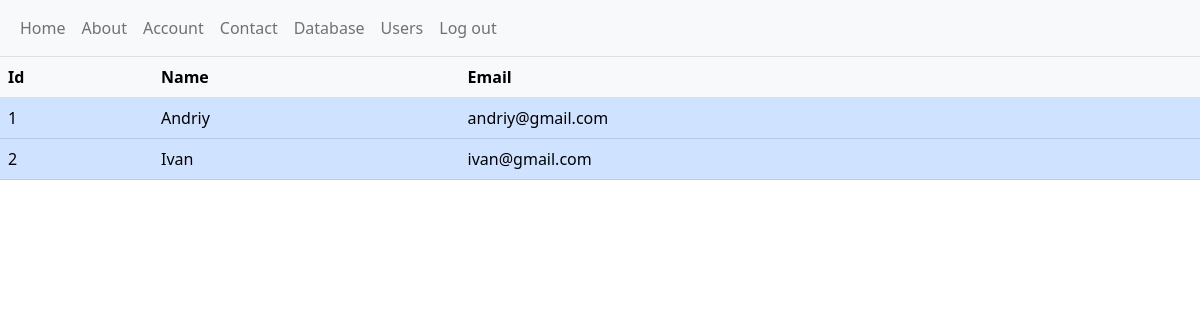
The app's page /users (signed in) with its own data.
### app/account/models.py (models this page shows, shortened)
class User(db.Model, UserMixin):
	__tablename__ = "users"
	id = db.Column(db.Integer, primary_key=True)
	name = db.Column(db.String(15), unique=False, nullable=True)
	email = db.Column(db.String(40), unique=False, nullable=True)
	image_file = db.Column(db.String(40), unique=False, nullable=False, default = 'default.jpg')
	password = db.Column(db.String(60), unique=False, nullable=False)
	last_seen = db.Column(db.DateTime, default=now())
	about_me = db.Column(db.String(120), nullable=True)
	@property
	def password_hash(self):
		raise AttributeError('Is not readable')

### app/account/views.py (the view)
@account_bp.route('/users')
@login_required
def users():
    all_users = User.query.all()
    return render_template('users_data.html', all_users=all_users)

### app/account/models.py (called while the page is built)
@login_manager.user_loader
def user_loader(user_id):
	return User.query.get(int(user_id))

### app/account/views.py (called while the page is built)
@account_bp.after_request
def after_request(response):
    if current_user:
        current_user.last_seen = datetime.now()
        try:
            db.session.commit()
        except:
            flash('Error while update user last seen!', 'danger')
    return response

### app/account/templates/auth/users_data.html
{% extends 'layout.html' %}
{% block content %}
<table class="table">
	<thead class="table-light table-bordered">
		<tr>
			<th scope="col">Id</th>
			<th scope="col">Name</th>
			<th scope="col">Email</th>
		</tr>
	</thead>
	{% for data in all_users %}
	<tbody>
		<thead class="table-primary table-bordered">
			<tr>
				<td>{{data.id}}</td>
				<td>{{data.name}}</td>
				<td>{{data.email}}</td>
			</tr>
		</thead>
	</tbody>
	{% endfor%}
</table>
{% endblock %}

### records on screen
User: id "1", name "Andriy", email "andriy@gmail.com"
User: id "2", name "Ivan", email "ivan@gmail.com"
